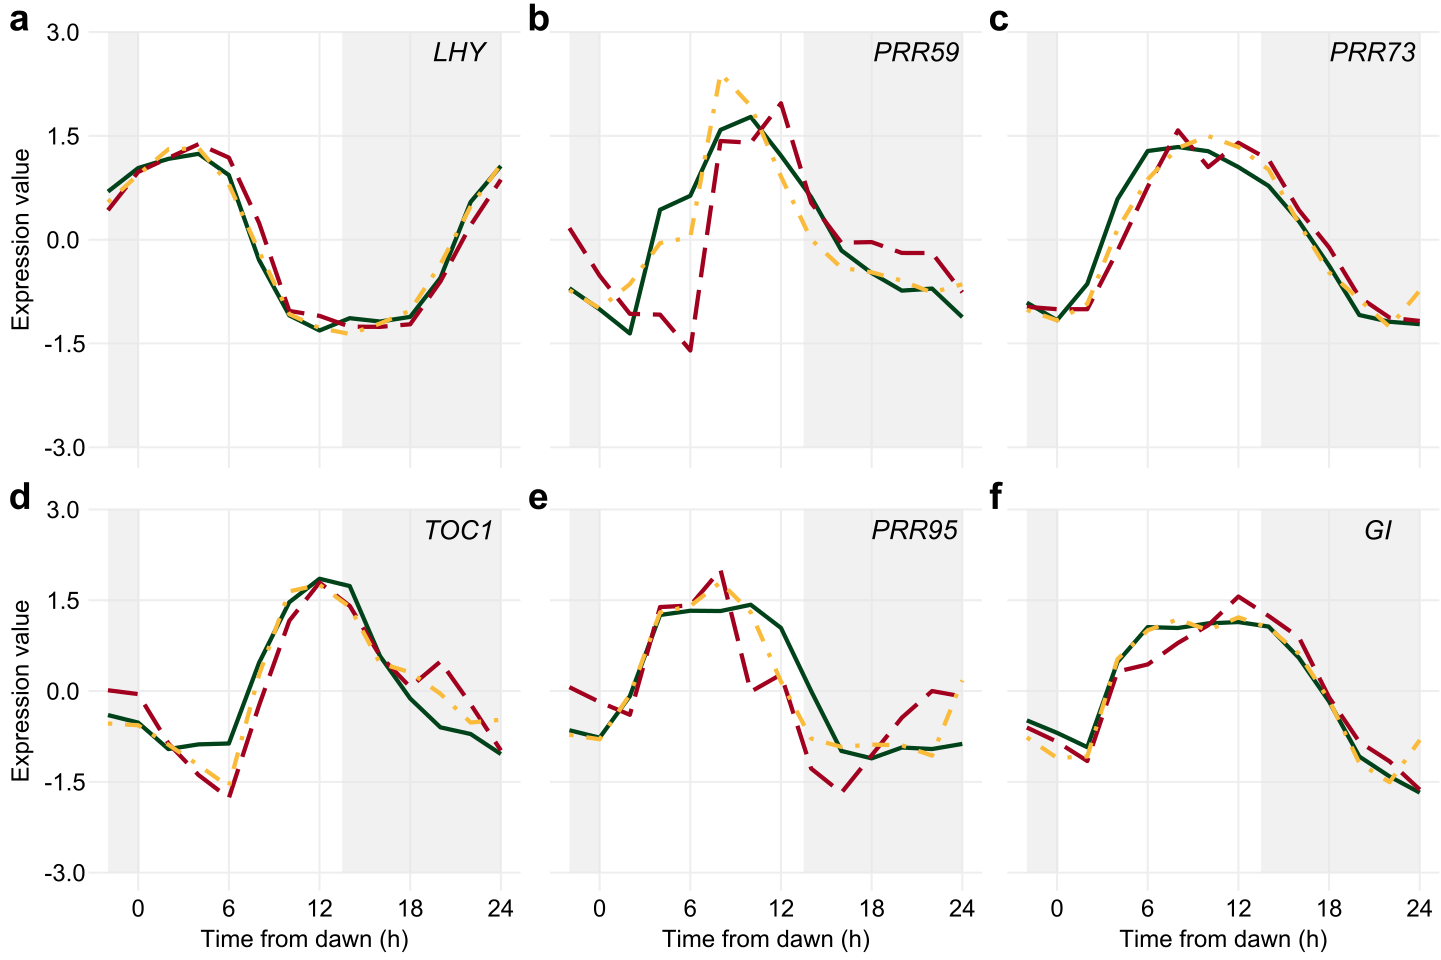

The script that drew this image:
library(ggplot2)
library(scales)
library(reshape2)
library(cowplot)


f1 = "#00441b"
e1 = "#a20021"
e5 = "#fabc3c"
f1_line = "solid"
e1_line = "longdash"
e5_line = "dotdash"

timecourses_LHY = read.csv("Figure3_LHY_timecourses.txt", sep="\t")
names(timecourses_LHY) [names(timecourses_LHY) == "leaf..1"] <- "leaf +1"
names(timecourses_LHY) [names(timecourses_LHY) == "internode.1"] <- "internode1"
names(timecourses_LHY) [names(timecourses_LHY) == "internode.5"] <- "internode5"

timecourses2_LHY <- melt(timecourses_LHY, id.vars="Hour")
names(timecourses2_LHY) [names(timecourses2_LHY) == "value"] <- "Expression"
names(timecourses2_LHY) [names(timecourses2_LHY) == "variable"] <- "Organ"

LHY <- ggplot(data=timecourses2_LHY, aes(x=Hour, y=Expression, group=Organ)) +
  annotate("rect", xmin = -2, xmax = 0, ymin = -3, ymax = 3, alpha = .5, fill = "#e3e3e3")+
  annotate("rect", xmin = 13.5, xmax = 24, ymin = -3, ymax = 3, alpha = .5, fill = "#e3e3e3")+
  geom_line(aes(col=Organ, linetype=Organ), size = 1.5) +
  annotate("text", x = 21, y = 2.7, label = "italic(LHY)", size = 7, parse = TRUE)+
  scale_colour_manual(values=c(f1,e1,e5))+
  scale_linetype_manual(values=c(f1_line, e1_line, e5_line)) +
  scale_x_continuous(breaks=seq(0,24,6), name="Time from dawn (h)", limits=c(-2, 24))+
  scale_y_continuous(breaks=seq(-3,3,1.5), name="Expression value", limits=c(-3, 3))+
  theme(panel.grid.major = element_line(colour = "#efefef", size = 0.75), 
        text = element_text(size=18), 
        axis.ticks = element_blank(),
        axis.line = element_blank(),
        #axis.text.x = element_text(size=18),
        axis.text.x = element_blank(),
        axis.title.x = element_blank(),
        axis.text.y = element_text(size=18),
        legend.position="none")


timecourses_TOC1 = read.csv("Figure3_TOC1_timecourses.txt", sep="\t")
names(timecourses_TOC1) [names(timecourses_TOC1) == "leaf..1"] <- "leaf +1"
names(timecourses_TOC1) [names(timecourses_TOC1) == "internode.1"] <- "internode1"
names(timecourses_TOC1) [names(timecourses_TOC1) == "internode.5"] <- "internode5"

timecourses2_TOC1 <- melt(timecourses_TOC1, id.vars="Hour")
names(timecourses2_TOC1) [names(timecourses2_TOC1) == "value"] <- "Expression"
names(timecourses2_TOC1) [names(timecourses2_TOC1) == "variable"] <- "Organ"

TOC1 <- ggplot(data=timecourses2_TOC1, aes(x=Hour, y=Expression, group=Organ)) +
  annotate("rect", xmin = -2, xmax = 0, ymin = -3, ymax = 3, alpha = .5, fill = "#e3e3e3")+
  annotate("rect", xmin = 13.5, xmax = 24, ymin = -3, ymax = 3, alpha = .5, fill = "#e3e3e3")+
  geom_line(aes(col=Organ, linetype=Organ), size = 1.5) +
  annotate("text", x = 21, y = 2.7, label = "italic(TOC1)", size = 7, parse = TRUE)+
  scale_colour_manual(values=c(f1,e1,e5))+
  scale_linetype_manual(values=c(f1_line, e1_line, e5_line)) +
  scale_x_continuous(breaks=seq(0,24,6), name="Time from dawn (h)", limits=c(-2, 24))+
  scale_y_continuous(breaks=seq(-3,3,1.5), name="Expression value", limits=c(-3, 3))+
  theme(panel.grid.major = element_line(colour = "#efefef", size = 0.75), 
        text = element_text(size=18), 
        axis.ticks = element_blank(),
        axis.line = element_blank(),
        axis.text.x = element_text(size=18),
        axis.text.y = element_text(size=18),
        legend.position="none")

timecourses_GI = read.csv("Figure3_GI_timecourses.txt", sep="\t")
names(timecourses_GI) [names(timecourses_GI) == "leaf..1"] <- "leaf +1"
names(timecourses_GI) [names(timecourses_GI) == "internode.1"] <- "internode1"
names(timecourses_GI) [names(timecourses_GI) == "internode.5"] <- "internode5"

timecourses2_GI <- melt(timecourses_GI, id.vars="Hour")
names(timecourses2_GI) [names(timecourses2_GI) == "value"] <- "Expression"
names(timecourses2_GI) [names(timecourses2_GI) == "variable"] <- "Organ"


GI <- ggplot(data=timecourses2_GI, aes(x=Hour, y=Expression, group=Organ)) +
  annotate("rect", xmin = -2, xmax = 0, ymin = -3, ymax = 3, alpha = .5, fill = "#e3e3e3")+
  annotate("rect", xmin = 13.5, xmax = 24, ymin = -3, ymax = 3, alpha = .5, fill = "#e3e3e3")+
  geom_line(aes(col=Organ, linetype=Organ), size = 1.5) +
  annotate("text", x = 21, y = 2.7, label = "italic(GI)", size = 7, parse = TRUE)+
  scale_colour_manual(values=c(f1,e1,e5))+
  scale_linetype_manual(values=c(f1_line, e1_line, e5_line)) +
  scale_x_continuous(breaks=seq(0,24,6), name="Time from dawn (h)", limits=c(-2, 24))+
  scale_y_continuous(breaks=seq(-3,3,1.5), name="Expression value", limits=c(-3, 3))+
  theme(panel.grid.major = element_line(colour = "#efefef", size = 0.75), 
        text = element_text(size=18), 
        axis.ticks = element_blank(),
        axis.line = element_blank(),
        axis.text.x = element_text(size=18),
        #axis.text.y = element_text(size=18),
        axis.text.y = element_blank(),
        axis.title.y = element_blank(),
        legend.position="none")

timecourses_PRR73 = read.csv("Figure3_PRR73_timecourses.txt", sep="\t")
names(timecourses_PRR73) [names(timecourses_PRR73) == "leaf..1"] <- "leaf +1"
names(timecourses_PRR73) [names(timecourses_PRR73) == "internode.1"] <- "internode1"
names(timecourses_PRR73) [names(timecourses_PRR73) == "internode.5"] <- "internode5"

timecourses2_PRR73 <- melt(timecourses_PRR73, id.vars="Hour")
names(timecourses2_PRR73) [names(timecourses2_PRR73) == "value"] <- "Expression"
names(timecourses2_PRR73) [names(timecourses2_PRR73) == "variable"] <- "Organ"

PRR73 <- ggplot(data=timecourses2_PRR73, aes(x=Hour, y=Expression, group=Organ)) +
  annotate("rect", xmin = -2, xmax = 0, ymin = -3, ymax = 3, alpha = .5, fill = "#e3e3e3")+
  annotate("rect", xmin = 13.5, xmax = 24, ymin = -3, ymax = 3, alpha = .5, fill = "#e3e3e3")+
  geom_line(aes(col=Organ, linetype=Organ), size = 1.5) +
  annotate("text", x = 21, y = 2.7, label = "italic(PRR73)", size = 7, parse = TRUE)+
  scale_colour_manual(values=c(f1,e1,e5))+
  scale_linetype_manual(values=c(f1_line, e1_line, e5_line)) +
  scale_x_continuous(breaks=seq(0,24,6), name="Time from dawn (h)", limits=c(-2, 24))+
  scale_y_continuous(breaks=seq(-3,3,1.5), name="Expression value", limits=c(-3, 3))+
  theme(panel.grid.major = element_line(colour = "#efefef", size = 0.75), 
        text = element_text(size=18), 
        axis.ticks = element_blank(),
        axis.line = element_blank(),
        #axis.text.x = element_text(size=18),
        axis.text.x = element_blank(),
        axis.title.x = element_blank(),
        #axis.text.y = element_text(size=18),
        axis.text.y = element_blank(),
        axis.title.y = element_blank(),
        legend.position="none")

timecourses_PRR59 = read.csv("Figure3_PRR59_timecourses.txt", sep="\t")
names(timecourses_PRR59) [names(timecourses_PRR59) == "leaf..1"] <- "leaf +1"
names(timecourses_PRR59) [names(timecourses_PRR59) == "internode.1"] <- "internode1"
names(timecourses_PRR59) [names(timecourses_PRR59) == "internode.5"] <- "internode5"

timecourses2_PRR59 <- melt(timecourses_PRR59, id.vars="Hour")
names(timecourses2_PRR59) [names(timecourses2_PRR59) == "value"] <- "Expression"
names(timecourses2_PRR59) [names(timecourses2_PRR59) == "variable"] <- "Organ"

PRR59 <- ggplot(data=timecourses2_PRR59, aes(x=Hour, y=Expression, group=Organ)) +
  annotate("rect", xmin = -2, xmax = 0, ymin = -3, ymax = 3, alpha = .5, fill = "#e3e3e3")+
  annotate("rect", xmin = 13.5, xmax = 24, ymin = -3, ymax = 3, alpha = .5, fill = "#e3e3e3")+
  geom_line(aes(col=Organ, linetype=Organ), size = 1.5) +
  annotate("text", x = 21, y = 2.7, label = "italic(PRR59)", size = 7, parse = TRUE)+
  scale_colour_manual(values=c(f1,e1,e5))+
  scale_linetype_manual(values=c(f1_line, e1_line, e5_line)) +
  scale_x_continuous(breaks=seq(0,24,6), name="Time from dawn (h)", limits=c(-2, 24))+
  scale_y_continuous(breaks=seq(-3,3,1.5), name="Expression value", limits=c(-3, 3))+
  theme(panel.grid.major = element_line(colour = "#efefef", size = 0.75), 
        text = element_text(size=18), 
        axis.ticks = element_blank(),
        axis.line = element_blank(),
        #axis.text.x = element_text(size=18),
        axis.text.x = element_blank(),
        axis.title.x = element_blank(),
        #axis.text.y = element_text(size=18),
        axis.text.y = element_blank(),
        axis.title.y = element_blank(),
        legend.position="none")

timecourses_PRR95 = read.csv("Figure3_PRR95_timecourses.txt", sep="\t")
names(timecourses_PRR95) [names(timecourses_PRR95) == "leaf..1"] <- "leaf +1"
names(timecourses_PRR95) [names(timecourses_PRR95) == "internode.1"] <- "internode1"
names(timecourses_PRR95) [names(timecourses_PRR95) == "internode.5"] <- "internode5"

timecourses2_PRR95 <- melt(timecourses_PRR95, id.vars="Hour")
names(timecourses2_PRR95) [names(timecourses2_PRR95) == "value"] <- "Expression"
names(timecourses2_PRR95) [names(timecourses2_PRR95) == "variable"] <- "Organ"

PRR95 <- ggplot(data=timecourses2_PRR95, aes(x=Hour, y=Expression, group=Organ)) +
  annotate("rect", xmin = -2, xmax = 0, ymin = -3, ymax = 3, alpha = .5, fill = "#e3e3e3")+
  annotate("rect", xmin = 13.5, xmax = 24, ymin = -3, ymax = 3, alpha = .5, fill = "#e3e3e3")+
  geom_line(aes(col=Organ, linetype=Organ), size = 1.5) +
  annotate("text", x = 21, y = 2.7, label = "italic(PRR95)", size = 7, parse = TRUE)+
  scale_colour_manual(values=c(f1,e1,e5))+
  scale_linetype_manual(values=c(f1_line, e1_line, e5_line)) +
  scale_x_continuous(breaks=seq(0,24,6), name="Time from dawn (h)", limits=c(-2, 24))+
  scale_y_continuous(breaks=seq(-3,3,1.5), name="Expression value", limits=c(-3, 3))+
  theme(panel.grid.major = element_line(colour = "#efefef", size = 0.75), 
        text = element_text(size=18), 
        axis.ticks = element_blank(),
        axis.line = element_blank(),
        axis.text.x = element_text(size=18),
        #axis.text.y = element_text(size=18),
        axis.text.y = element_blank(),
        axis.title.y = element_blank(),
        legend.position="none")


plot_grid(LHY, PRR59, PRR73, TOC1, PRR95, GI, labels = c("a", "b", "c", "d", "e", "f"), ncol = 3, align = "v",label_size = 20)
